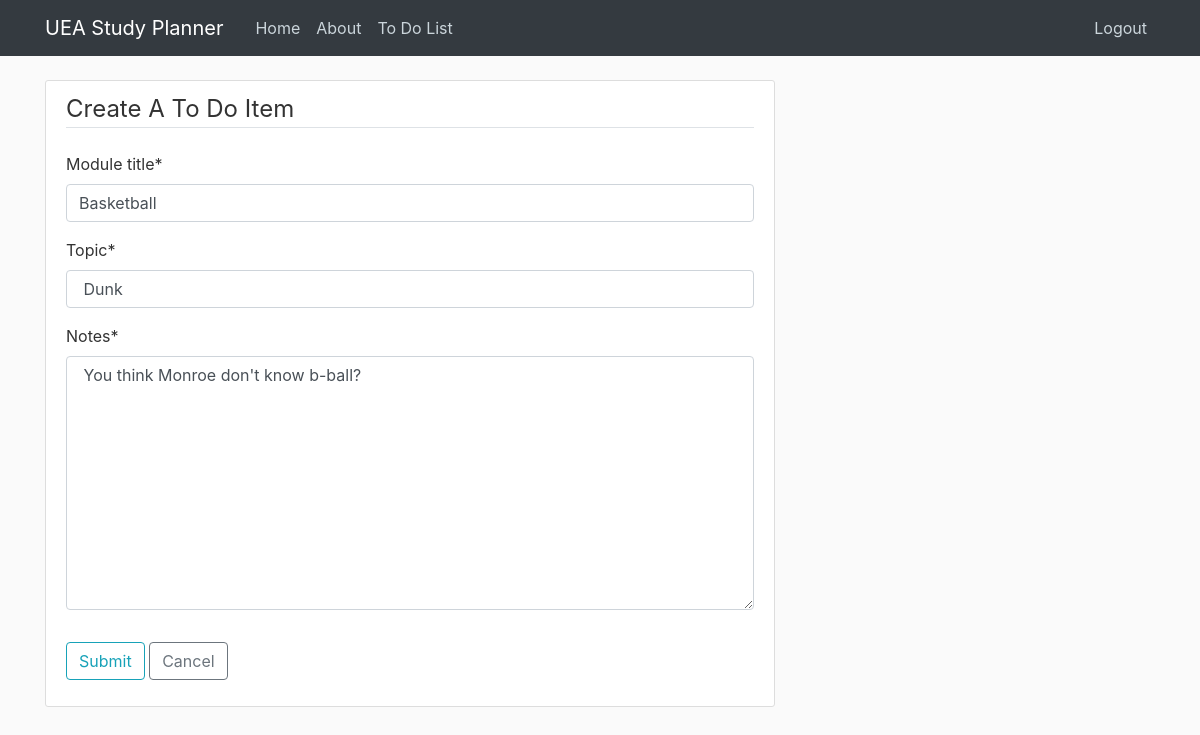
Screenshot of /todo/40/update/ (signed in) with the database file from the repository.
### users/models.py (models this page shows, shortened)
class ToDo(models.Model):
	module_title = models.CharField(max_length=30)
	topic = models.CharField(max_length=30)
	date_created = models.DateTimeField(auto_now_add=True)
	author = models.ForeignKey(User, on_delete=models.CASCADE)
	notes = models.TextField()

### users/views.py (the view, shortened to what this page needs)
# urls.py: path('todo/<int:pk>/update/', ToDoUpdateView.as_view(), name="todo_update"),
class ToDoUpdateView(LoginRequiredMixin, UserPassesTestMixin, UpdateView):
	model = ToDo
	fields = ['module_title', 'topic', 'notes']
	def test_func(self):
		todo = self.get_object()
		if self.request.user == todo.author:
			return True
		return False

### users/templates/users/todo_form.html (shortened to what this page needs)
{% extends "home_page/base.html" %}
{% load crispy_forms_tags %}
{% block content %}
	<div class="content-section">
		<form method="POST">
			<fieldset class="form-group">
				<legend class="border-bottom mb-4">
					Create A To Do Item
				</legend>
				{{ form|crispy }}
			</fieldset>
			<div class="form-group">
				<button class="btn btn-outline-info" type="submit">
				Submit
				</button>
				<a class="btn btn-outline-secondary" href="{% url 'todo' %}">
				Cancel
				</a>
			</div>
		</form>
{% endblock content %}

### home_page/static/home_page/main.css (style rules this page uses)
body { background: #fafafa; color: #333333; margin-top: 5rem; }
.content-section { background: #ffffff; padding: 10px 20px; border: 1px solid #dddddd; border-radius: 3px; margin-bottom: 20px; }

### rows the page displays
ToDo: module_title "Basketball", topic "Dunk", notes "You think Monroe don't know b-ball?"
